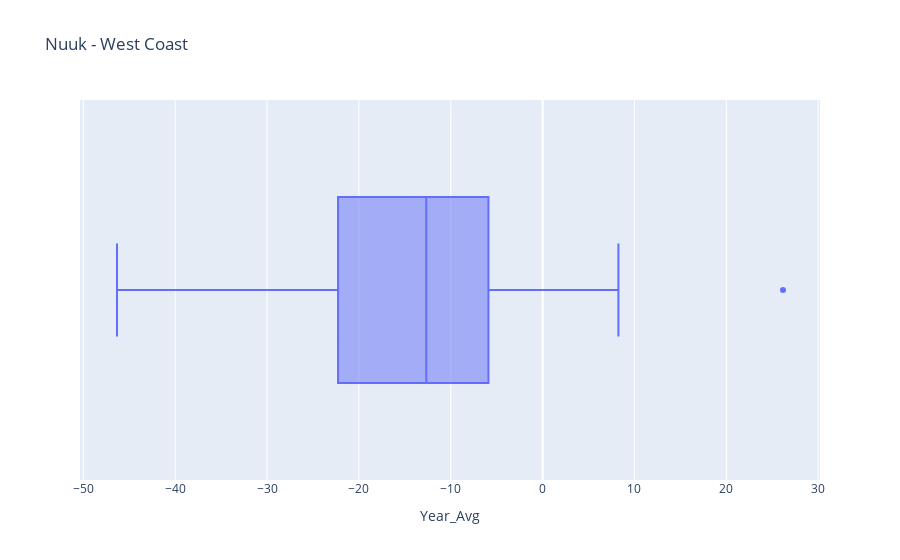

Notebook code cell kept with this figure:
### Code cell
import plotly.express as px
px.box(w1_year_avg, x='Year_Avg', title='Nuuk - West Coast')

### Figure 1 — Plotly figure (JSON) as saved in the notebook; plotly's stock layout.template omitted (floating-point values rounded to 4 significant figures; data arrays with more than 128 entries replaced by an {"elided": "..."} marker saying what was removed)
{"data": [{"alignmentgroup": "True", "hovertemplate": "Year_Avg=%{x}<extra></extra>", "legendgroup": "", "marker": {"color": "#636efa"}, "name": "", "notched": false, "offsetgroup": "", "orientation": "h", "showlegend": false, "type": "box", "x": {"elided": "141 float values"}, "x0": " ", "xaxis": "x", "y0": " ", "yaxis": "y"}], "layout": {"boxmode": "group", "legend": {"tracegroupgap": 0}, "title": {"text": "Nuuk - West Coast"}, "xaxis": {"anchor": "y", "domain": [0, 1], "title": {"text": "Year_Avg"}}, "yaxis": {"anchor": "x", "domain": [0, 1]}}}
